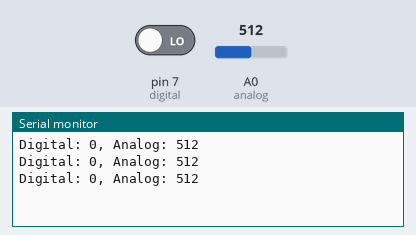
Recording of a sketch running on a simulated Arduino Uno, built with avr-gcc and run on an emulated ATmega328P. Shown: the last lines printed to the serial monitor. The inputs (shaded band) are chosen by the test bench; at power-on: A0 (analog) = 512, pin 7 (digital) LOW.

Above: at 1.3 s.
1.4 s: A0 (analog) set to 716
At 1.9 s:
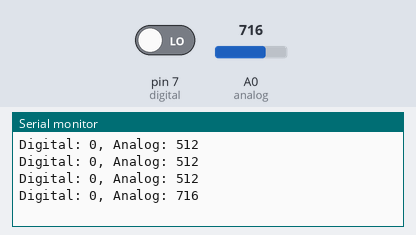
2.9 s: pin 7 (digital) driven HIGH
At 3.4 s:
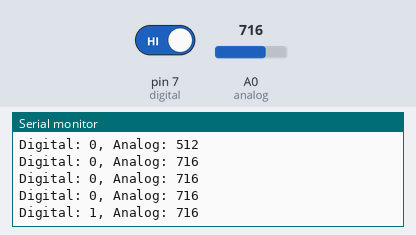
4.4 s: A0 (analog) set to 900
At 4.9 s:
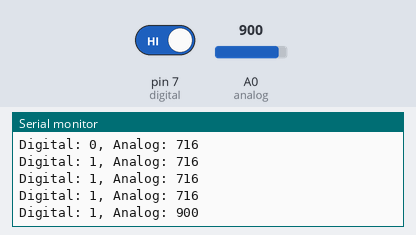
5.9 s: pin 7 (digital) driven LOW
At 6.4 s:
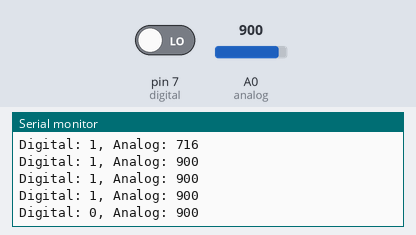
Timing chart, 0 to 8.4 s (numbered marks = the images above; inputs shaded):
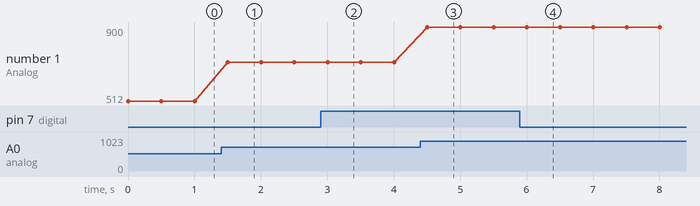

The sketch:

TempAnDig.ino
```cpp
const int digital = 7;
const int analog = A0; // Аналоговый вход пин A0

void setup()
{
pinMode(digital, INPUT);
Serial.begin(9600);
}

void loop()
{
Serial.print("Digital: ");
Serial.print(digitalRead(digital)); // Цифровой сигнал с датчика
Serial.print(", Analog: ");
Serial.println(analogRead(analog)); // Аналоговый сигнал с датчика
delay(500);
}
```

Measured:
- after the input at 1.4 s, the serial monitor: prints a new line after 0.10 s (image 1)
- after the input at 2.9 s, the serial monitor: prints a new line after 0.10 s (image 2)
- after the input at 4.4 s, the serial monitor: prints a new line after 0.10 s (image 3)
- after the input at 5.9 s, the serial monitor: prints a new line after 0.11 s (image 4)
- plotted number 1: 512 → 716 after the input at 1.4 s, 716 → 900 after the input at 4.4 s
